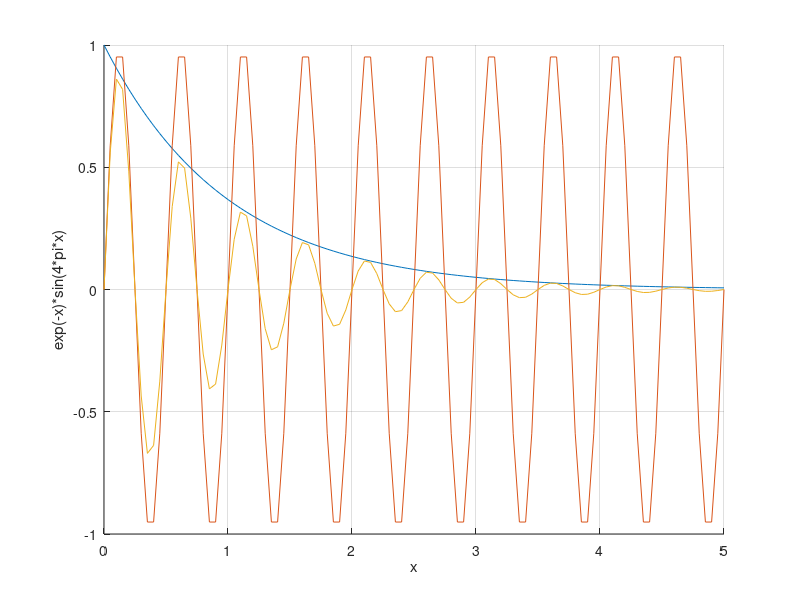
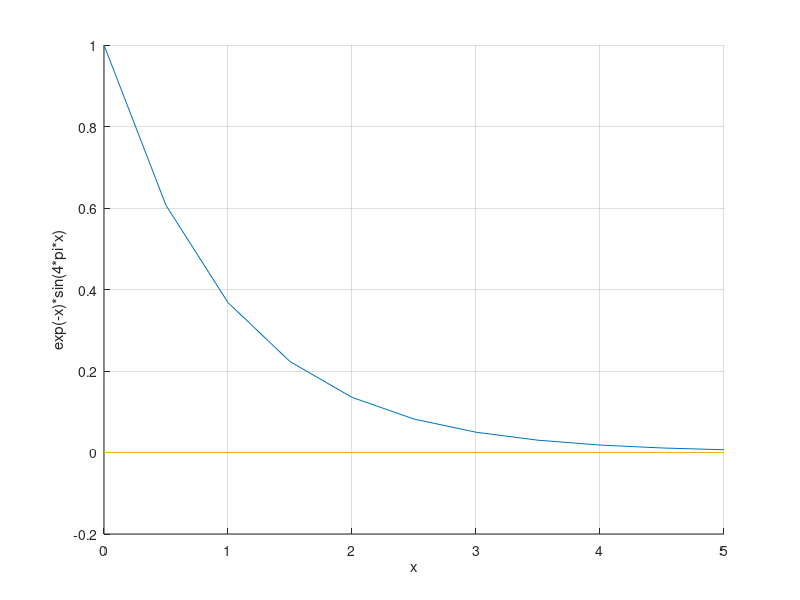
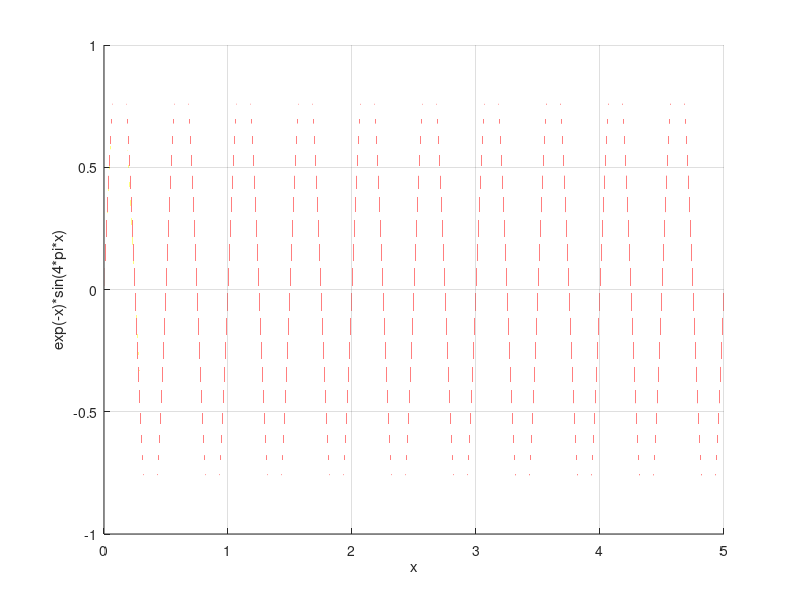

MATLAB code to generate these figures, in order:
%clear the workspace
clear all;
clc;

%plot function for different numbers of points
%101 points
figure;
hold on;
x = linspace(0, 5, 101);
y1 = exp(-x);
y2 = sin(4*pi*x);
y = y1.*y2;
plot(x, y1, x, y2, x, y);
grid on;
xlabel('x');
ylabel('exp(-x)*sin(4*pi*x)');

%11 points
figure;
hold on;
x = linspace(0, 5, 11);
y1 = exp(-x);
y2 = sin(4*pi*x);
y = y1.*y2;
plot(x, y1, x, y2, x, y);
grid on;
xlabel('x');
ylabel('exp(-x)*sin(4*pi*x)');

%5000001 points
figure;
hold on;
x = linspace(0, 5, 5000001);
y1 = exp(-x);
y2 = sin(4*pi*x);
y = y1.*y2;
plot(x, y1, x, y2, x, y);
grid on;
xlabel('x');
ylabel('exp(-x)*sin(4*pi*x)');
